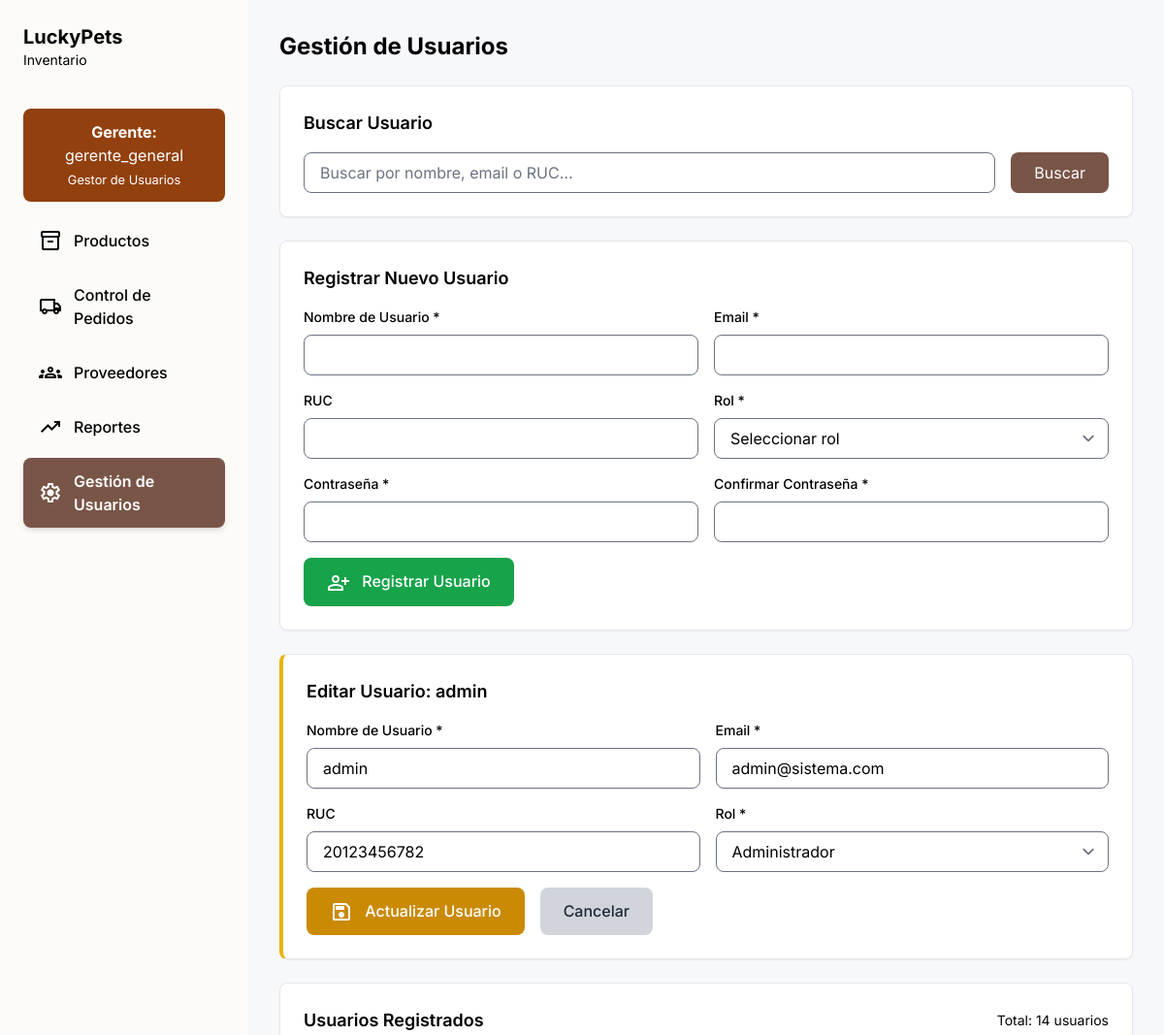
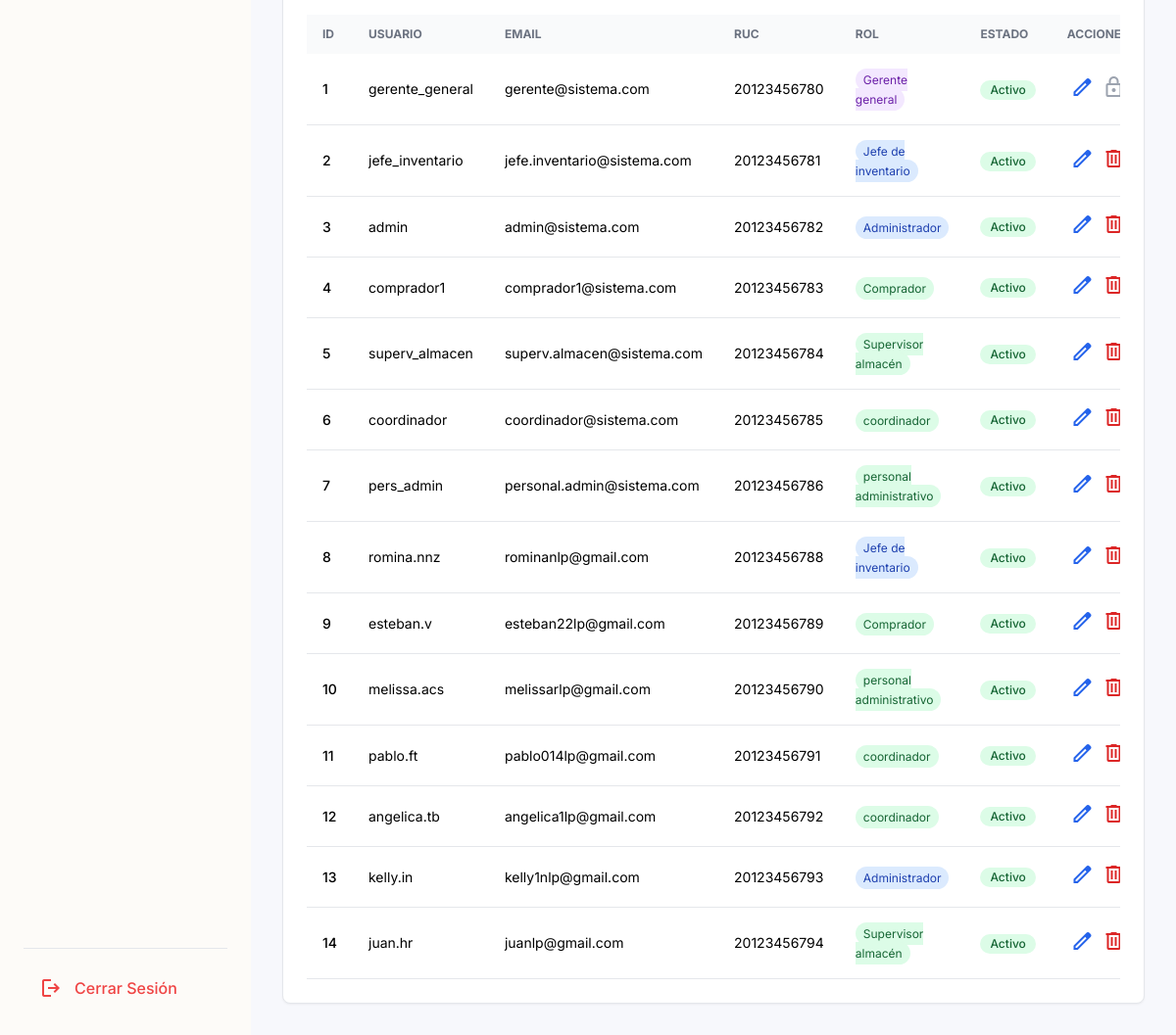
/vista/configuracion.php?editar=3 (signed in), run on the app's committed database (2 pictures, top to bottom).
### tables this page shows
CREATE TABLE Usuarios (
  id_trabajador INT PRIMARY KEY,
  nombre_usuario VARCHAR(100) NOT NULL,
  RUC VARCHAR(20) NULL,
  rol_ID INT NOT NULL,
  EMAIL VARCHAR(100) NOT NULL,
  CONTRASEÑA VARCHAR(255) NOT NULL,
  estado VARCHAR(20) NULL,
  ultimo_log DATETIME NULL,
  CONSTRAINT FK_Usuarios_Roles FOREIGN KEY (rol_ID) REFERENCES Roles(rol_ID)
);

CREATE TABLE Roles (
  rol_ID INT PRIMARY KEY,
  nombre_rol VARCHAR(100) NOT NULL,
  descripcion VARCHAR(255) NULL
);

### vista/configuracion.php (the view, shortened to what the rows shown need)
<?php
$usuario_editando = null;
function obtenerUsuarios($busqueda = '') {
    $conn = conectarDB();
    $sql = "SELECT u.*, r.nombre_rol
            FROM Usuarios u
            LEFT JOIN Roles r ON u.rol_ID = r.rol_ID
            WHERE u.estado = 'activo'";
    $sql .= " ORDER BY u.id_trabajador ASC";
    $stmt = $conn->prepare($sql);
    $stmt->execute();
    $result = $stmt->get_result();
    $usuarios = $result->fetch_all(MYSQLI_ASSOC);
    return $usuarios;
}
function obtenerRoles() {
    $conn = conectarDB();
    $sql = "SELECT * FROM Roles ORDER BY rol_ID";
    $result = $conn->query($sql);
    $roles = $result->fetch_all(MYSQLI_ASSOC);
    return $roles;
}
function obtenerUsuarioPorID($id) {
    $conn = conectarDB();
    $sql = "SELECT * FROM Usuarios WHERE id_trabajador = ?";
    $stmt = $conn->prepare($sql);
    $stmt->bind_param("i", $id);
    $stmt->execute();
    $result = $stmt->get_result();
    $usuario = $result->fetch_assoc();
    return $usuario;
}
if ($_SERVER['REQUEST_METHOD'] === 'POST' && isset($_POST['buscar'])) {
    $busqueda = trim($_POST['busqueda']);
    $usuarios = obtenerUsuarios($busqueda);
} else {
    $usuarios = obtenerUsuarios();
}
if (isset($_GET['editar'])) {
    $id_editar = intval($_GET['editar']);
    $usuario_editando = obtenerUsuarioPorID($id_editar);
}
$roles = obtenerRoles();
?>
<!DOCTYPE html>
<html lang="es">
<head>
    <script src="https://cdn.tailwindcss.com?plugins=forms,typography"></script>
</head>
<body class="font-display bg-background-light dark:bg-background-dark text-text-light dark:text-text-dark">
<div class="flex min-h-screen">
    <aside class="w-64 flex-shrink-0 sidebar dark:bg-sidebar-dark p-6 flex flex-col justify-between">
        <div>
            <div class="flex justify-between items-center mb-10">
                <div>
                    <h1 class="text-xl font-bold text-text-light dark:text-text-dark">LuckyPets</h1>
                </div>
            </div>
        </div>
    </aside>
    <main class="flex-1 p-8 overflow-y-auto">
        <h1 class="text-2xl font-bold mb-6 text-text-light dark:text-text-dark">Gestión de Usuarios</h1>
        <div class="bg-surface-light dark:bg-surface-dark p-6 rounded-lg shadow-sm border border-border-light dark:border-border-dark mb-6">
            <h2 class="text-lg font-semibold mb-4">Buscar Usuario</h2>
        </div>
        <div class="bg-surface-light dark:bg-surface-dark p-6 rounded-lg shadow-sm border border-border-light dark:border-border-dark mb-6">
            <h2 class="text-lg font-semibold mb-4">Registrar Nuevo Usuario</h2>
        </div>
        <?php if ($usuario_editando): ?>
            <div class="bg-surface-light dark:bg-surface-dark p-6 rounded-lg shadow-sm border border-border-light dark:border-border-dark mb-6 border-l-4 border-l-yellow-500">
                <h2 class="text-lg font-semibold mb-4">Editar Usuario: <?php echo htmlspecialchars($usuario_editando['nombre_usuario']); ?></h2>
                <form method="POST" class="grid grid-cols-1 md:grid-cols-2 gap-4">
                    <div>
                        <label class="block text-sm font-medium mb-2">Nombre de Usuario *</label>
                        <input type="text" name="nombre_usuario" value="<?php echo htmlspecialchars($usuario_editando['nombre_usuario']); ?>" required
                               class="w-full px-4 py-2 border border-border-light dark:border-border-dark rounded-lg bg-white dark:bg-gray-800">
                    </div>
                    <div>
                        <label class="block text-sm font-medium mb-2">Email *</label>
                        <input type="email" name="email" value="<?php echo htmlspecialchars($usuario_editando['EMAIL']); ?>" required
                               class="w-full px-4 py-2 border border-border-light dark:border-border-dark rounded-lg bg-white dark:bg-gray-800">
                    </div>
                    <div>
                        <label class="block text-sm font-medium mb-2">RUC</label>
                        <input type="text" name="ruc" value="<?php echo htmlspecialchars($usuario_editando['RUC']); ?>"
                               class="w-full px-4 py-2 border border-border-light dark:border-border-dark rounded-lg bg-white dark:bg-gray-800">
                    </div>
                    <div>
                        <label class="block text-sm font-medium mb-2">Rol *</label>
                        <select name="rol_id" required
                                class="w-full px-4 py-2 border border-border-light dark:border-border-dark rounded-lg bg-white dark:bg-gray-800">
                            <?php foreach ($roles as $rol): ?>
                                <option value="<?php echo $rol['rol_ID']; ?>"
                                    <?php echo $rol['rol_ID'] == $usuario_editando['rol_ID'] ? 'selected' : ''; ?>>
                                    <?php echo htmlspecialchars($rol['nombre_rol']); ?>
                                </option>
                            <?php endforeach; ?>
                        </select>
                    </div>
                    <div class="md:col-span-2 flex gap-4">
                        <button type="submit" name="actualizar"
                                class="px-6 py-3 bg-yellow-600 text-white rounded-lg hover:bg-yellow-700 font-medium">
                            <span class="material-symbols-outlined align-middle mr-2">save</span>
                            Actualizar Usuario
                        </button>
                        <a href="configuracion.php"
                           class="px-6 py-3 bg-gray-300 dark:bg-gray-700 text-gray-800 dark:text-gray-200 rounded-lg hover:bg-gray-400 dark:hover:bg-gray-600 font-medium">
                            Cancelar
                        </a>
                    </div>
                </form>
            </div>
        <?php endif; ?>
        <div class="bg-surface-light dark:bg-surface-dark p-6 rounded-lg shadow-sm border border-border-light dark:border-border-dark">
            <div class="flex justify-between items-center mb-4">
                <h2 class="text-lg font-semibold">Usuarios Registrados</h2>
            </div>
            <?php if (count($usuarios) > 0): ?>
                <div class="overflow-x-auto">
                    <table class="w-full text-sm text-left">
                        <thead class="text-xs text-gray-500 dark:text-gray-400 uppercase bg-gray-50 dark:bg-gray-800">
                            <tr>
                                <th class="py-3 px-4">ID</th>
                                <th class="py-3 px-4">Usuario</th>
                                <th class="py-3 px-4">Email</th>
                                <th class="py-3 px-4">RUC</th>
                                <th class="py-3 px-4">Rol</th>
                                <th class="py-3 px-4">Estado</th>
                                <th class="py-3 px-4 text-center">Acciones</th>
                            </tr>
                        </thead>
                        <tbody>
                            <?php foreach ($usuarios as $usuario): ?>
                                <tr class="border-b border-border-light dark:border-border-dark hover:bg-gray-50 dark:hover:bg-gray-800/50">
                                    <td class="py-4 px-4 font-medium"><?php echo $usuario['id_trabajador']; ?></td>
                                    <td class="py-4 px-4"><?php echo htmlspecialchars($usuario['nombre_usuario']); ?></td>
                                    <td class="py-4 px-4"><?php echo htmlspecialchars($usuario['EMAIL']); ?></td>
                                    <td class="py-4 px-4"><?php echo htmlspecialchars($usuario['RUC'] ?? 'N/A'); ?></td>
                                    <td class="py-4 px-4">
                                        <span class="px-2 py-1 text-xs rounded-full
                                            <?php echo $usuario['rol_ID'] == 1 ? 'bg-purple-100 text-purple-800 dark:bg-purple-900 dark:text-purple-300' :
                                                   ($usuario['rol_ID'] <= 3 ? 'bg-blue-100 text-blue-800 dark:bg-blue-900 dark:text-blue-300' :
                                                   'bg-green-100 text-green-800 dark:bg-green-900 dark:text-green-300'); ?>">
                                            <?php echo htmlspecialchars($usuario['nombre_rol'] ?? 'N/A'); ?>
                                        </span>
                                    </td>
                                    <td class="py-4 px-4">
                                        <span class="inline-flex items-center px-2.5 py-0.5 rounded-full text-xs font-medium
                                            <?php echo $usuario['estado'] == 'activo' ? 'bg-green-100 text-green-800 dark:bg-green-900 dark:text-green-300' :
                                                   'bg-red-100 text-red-800 dark:bg-red-900 dark:text-red-300'; ?>">
                                            <?php echo ucfirst($usuario['estado']); ?>
                                        </span>
                                    </td>
                                    <td class="py-4 px-4 text-center">
                                        <div class="flex justify-center space-x-2">
                                            <a href="configuracion.php?editar=<?php echo $usuario['id_trabajador']; ?>"
                                               class="text-blue-600 hover:text-blue-800 dark:text-blue-400 dark:hover:text-blue-300"
                                               title="Editar usuario">
                                                <span class="material-symbols-outlined">edit</span>
                                            </a>
                                            <?php if ($usuario['id_trabajador'] != 1): ?>
                                                <a href="configuracion.php?eliminar=<?php echo $usuario['id_trabajador']; ?>"
                                                   class="text-red-600 hover:text-red-800 dark:text-red-400 dark:hover:text-red-300"
                                                   title="Eliminar usuario"
                                                   onclick="return confirm('¿Está seguro de eliminar al usuario <?php echo addslashes($usuario['nombre_usuario']); ?>?')">
                                                    <span class="material-symbols-outlined">delete</span>
                                                </a>
                                            <?php else: ?>
                                                <span class="text-gray-400 cursor-not-allowed" title="No se puede eliminar al gerente principal">
                                                    <span class="material-symbols-outlined">lock</span>
                                                </span>
                                            <?php endif; ?>
                                        </div>
                                    </td>
                                </tr>
                            <?php endforeach; ?>
                        </tbody>
                    </table>
                </div>
            <?php endif; ?>
        </div>
    </main>
</div>
</body>
</html>

### data on the page
usuarios: nombre_usuario "admin", email "admin@sistema.com", ruc "20123456782", rol_id "Administrador", id_trabajador "3", EMAIL "admin@sistema.com", RUC "20123456782", rol_ID.nombre_rol "Administrador", estado "Activo"
usuarios: id_trabajador "1", nombre_usuario "gerente_general", EMAIL "gerente@sistema.com", RUC "20123456780", rol_ID.nombre_rol "Gerente general", estado "Activo"
usuarios: id_trabajador "2", nombre_usuario "jefe_inventario", EMAIL "jefe.inventario@sistema.com", RUC "20123456781", rol_ID.nombre_rol "Jefe de inventario", estado "Activo"
usuarios: id_trabajador "4", nombre_usuario "comprador1", EMAIL "comprador1@sistema.com", RUC "20123456783", rol_ID.nombre_rol "Comprador", estado "Activo"
usuarios: id_trabajador "5", nombre_usuario "superv_almacen", EMAIL "superv.almacen@sistema.com", RUC "20123456784", rol_ID.nombre_rol "Supervisor almacén", estado "Activo"
usuarios: id_trabajador "6", nombre_usuario "coordinador", EMAIL "coordinador@sistema.com", RUC "20123456785", rol_ID.nombre_rol "coordinador", estado "Activo"
usuarios: id_trabajador "7", nombre_usuario "pers_admin", EMAIL "personal.admin@sistema.com", RUC "20123456786", rol_ID.nombre_rol "personal administrativo", estado "Activo"
usuarios: id_trabajador "8", nombre_usuario "romina.nnz", EMAIL "rominanlp@gmail.com", RUC "20123456788", rol_ID.nombre_rol "Jefe de inventario", estado "Activo"
usuarios: id_trabajador "9", nombre_usuario "esteban.v", EMAIL "esteban22lp@gmail.com", RUC "20123456789", rol_ID.nombre_rol "Comprador", estado "Activo"
usuarios: id_trabajador "10", nombre_usuario "melissa.acs", EMAIL "melissarlp@gmail.com", RUC "20123456790", rol_ID.nombre_rol "personal administrativo", estado "Activo"
usuarios: id_trabajador "11", nombre_usuario "pablo.ft", EMAIL "pablo014lp@gmail.com", RUC "20123456791", rol_ID.nombre_rol "coordinador", estado "Activo"
usuarios: id_trabajador "12", nombre_usuario "angelica.tb", EMAIL "angelica1lp@gmail.com", RUC "20123456792", rol_ID.nombre_rol "coordinador", estado "Activo"
usuarios: id_trabajador "13", nombre_usuario "kelly.in", EMAIL "kelly1nlp@gmail.com", RUC "20123456793", rol_ID.nombre_rol "Administrador", estado "Activo"
usuarios: id_trabajador "14", nombre_usuario "juan.hr", EMAIL "juanlp@gmail.com", RUC "20123456794", rol_ID.nombre_rol "Supervisor almacén", estado "Activo"

### other printed values
$_SESSION['user']['username'] "gerente_general"
count($usuarios) "14"
